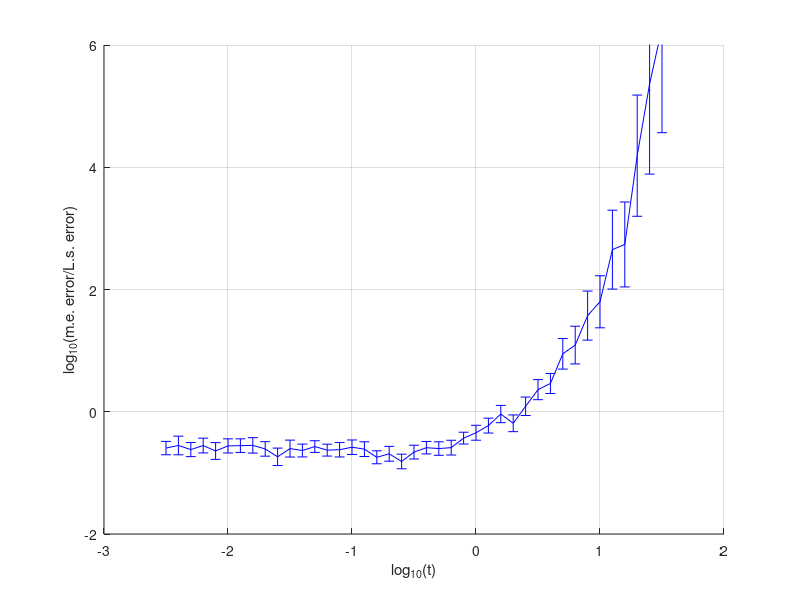

Source code (MATLAB):
% This file contains all the scripts for Appendix A of the Gaussian process regression thesis. 
% To use it, make sure that the Matlab directory is set to the directory of this file. Then you can run this file. It is not very extensive, because there is only one experiment in this appendix.

% We set up the workspace, ready for executing scripts.
clear all; % Empty the workspace.
clc; % Empty the command window.
exportFigs = 0; % Do we export figures? 0 for no, 1 (or anything else) for yes.
useColor = 1; % Should we set up plots for colored output (1) or black-and-white output (0)?
addpath('../ExportFig'); % We add the functions for exporting figures.

% We fix Matlab's random number generator, so that it always gives the same result as the figure in the thesis.
rng(5, 'twister');

% We start off by defining some settings.
nExp = 100; % How many experiments do we run?
n = 3; % This is the size of the matrices used.
timeExponents = -2.5:0.1:1.5; % Which exponents for time shall we use? We will subsequently use the times 10^timeExponents.

% We set up storage matrices.
comparison = zeros(1,length(timeExponents));
comparisonStd = zeros(1,length(timeExponents));
results = zeros(2,nExp);

% We loop through the time parameters.
for i = 1:length(timeExponents)
	% This is the time parameter which we use.
	t = 10^timeExponents(i); 
	
	% We start doing experiments.
	j = 1;
	while j <= nExp
		% We define random matrices for our Lyapunov equation.
		A = randn(n,n);
		Q = randn(n,n);

		% Now we calculate the result by directly solving the Lyapunov equation.
		XQ = lyap(A,Q);
		XQtLyap = XQ - expm(A*t)*XQ*expm(A'*t);

		% And we calculate the result through a matrix exponential.
		XQtExp = expm(A*t)*[eye(n),zeros(n)]*expm([-A,Q;zeros(n),A']*t)*[zeros(n);eye(n)];

		% Now we find some measure of the numerical error.
		resultLyap = sum(sum(abs(A*XQtLyap + XQtLyap*A' + Q - expm(A*t)*Q*expm(A'*t))));
		resultExp = sum(sum(abs(A*XQtExp + XQtExp*A' + Q - expm(A*t)*Q*expm(A'*t))));

		% And we store the results.
		results(:,j) = [resultLyap;resultExp];
		
		% Finally we check if any of the results is exactly 0. If so, we redo this experiment, because if messes up our computation. And a zero error does not happen in reality either. If not,
		% we continue with the next experiment.
		if resultLyap ~= 0 && resultExp ~= 0
			j = j + 1;
		end
	end

	% We calculate the ratio of the results and then find the mean between them.
	ratios = results(2,:)./results(1,:);
	logRatios = log10(ratios);
	comparison(i) = mean(logRatios);
	comparisonStd(i) = std(logRatios)/sqrt(nExp);
	
	if comparison(i) > 1e4
		break;
	end
end

% We set up an errorbar plot based on the results.
figure(1);
clf(1);
hold on;
grid on;
if useColor == 0
	errorbar(timeExponents, comparison, 2*comparisonStd, 2*comparisonStd, 'k-');
else
	errorbar(timeExponents, comparison, 2*comparisonStd, 2*comparisonStd, 'b-');
end
xlabel('log_{10}(t)');
ylabel('log_{10}(m.e. error/L.s. error)');
axis([timeExponents(1)-.5,timeExponents(end)+.5,-2,6]);

% We export the plot, if desired.
if exportFigs ~= 0
	export_fig('AccuracyTest.png','-transparent');
end